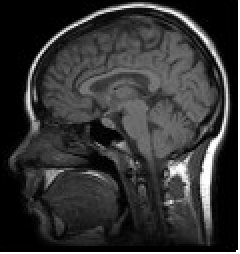
#> input picture lab1/imgs-P1/cabeza.pgm, 120 x 127 px (shown 2 times larger); its folder holds only this picture in this run
$ jupyter execute --allow-errors p1.ipynb
#> lines starting #> are read from the running program, lines starting #| are printed output that depends on the picture
### lab1/visualPercepUtils.py
import numpy as np
import math
import matplotlib.pyplot as plt

def computeRowsCols(N, m, n):
    print(N, m, n)
    if m is None:
        m = math.sqrt(N)
        if n is None:
            n = math.ceil(N / m)
        else:
            m = math.ceil(N / n)
    else:
        if n is None:
            n = math.ceil(N / m)
        else:
            m = math.ceil(N / n)
    m, n = max(1, m), max(1, n)
    m, n = math.ceil(m), math.ceil(n)
    #print(m, n)
    return m, n

# [12 lines left out: function showInFigs, not called in this run]

def showInGrid(imgs, figure_size=None, m=None, n=None, show=None, title="",subtitles=None):
    N = len(imgs)
    #plt.subplots_adjust(top=5) # añadido (10/10/19) para ejecutar una entrega de un estudiante
    m, n = computeRowsCols(N, m, n)
    #print(m,n)
    if figure_size is None:
        figure_size = (m, n)
    if show is not None:
        for i in range(len(imgs)):
            imgs[i] = imgs[i][min(show[0][1], show[1][1]):max(show[0][1], show[1][1]), min(show[0][0], show[1][0]):max(show[0][0], show[1][0])]
    fig = plt.figure(figsize=figure_size)
    plt.gray()
    for i in range(1, N + 1):
        ax=fig.add_subplot(m, n, i)
        if len(imgs[i - 1].shape) >= 2:
            plt.imshow(imgs[i - 1])
        else:
            plt.plot(imgs[i - 1])
        if subtitles is not None:
            ax.set_title(subtitles[i-1])

    fig.suptitle(title)
    #plt.savefig(title+".png")#,bbox_inches='tight')
    plt.show(block=True)

def histImg(im):
    return np.histogram(im.flatten(), 256)[0]

# [5 lines left out: function showPlusInfo, not called in this run]

def showImgsPlusHists(im, im2, title=""):
    hists = [histImg(im), histImg(im2)]
    #print(im2.shape, hists[0].shape)
    showInGrid([im, im2] + hists, title=title)
    # [11 lines of commented-out code are left out]


# [22 lines left out: functions pil2np, displayHoughPeaks, not called in this run]

def showImWithColorMap(im,cmap='spectral'):
    plt.imshow(im,cmap=cmap)

### lab1/p1.ipynb
[cell 1]
from PIL import Image
import numpy as np
import glob
import os
import visualPercepUtils as vpu
import matplotlib.pyplot as plt

[cell 2]
path_input = './imgs-P1/'
path_output = './imgs-out-P1/'
bAllFiles = True
bAllTests = False
bSaveResultImgs = True
nameTests = {'testHistEq': "Histogram equalization",
             'testBrightenImg': 'Brighten image',
             'testDarkenImg': 'Darken image'}
suffixFiles = {'testHistEq': '_heq',
               'testBrightenImg': '_br',
               'testDarkenImg': '_dk'}

if bAllFiles:
    files = glob.glob(path_input + "*.pgm")
else:
    files = [path_input + 'iglesia.pgm'] # iglesia,huesos

if bAllTests:
    tests = ['testHistEq', 'testBrightenImg', 'testDarkenImg']
else:
    tests = ['testBrightenImg']

[cell 3]
# [6 lines left out: function histeq, not called in this run]

def darkenImg(im,p=2):
    return (im ** float(p)) / (255 ** (p - 1)) # try without the float conversion and see what happens

def brightenImg(im,p=2):
    return np.power(255.0 ** (p - 1) * im, 1. / p)  # notice this NumPy function is different to the scalar math.pow(a,b)

def testDarkenImg(im):
    im2 = darkenImg(im,p=2) #  Is "p=2" different here than in the function definition? Can we remove "p=" here?
    return [im2]

def testBrightenImg(im):
    p=2
    im2=brightenImg(im,p)
    return [im2]

def testHistEq(im):
    im2, cdf = histeq(im)
    return [im2, cdf]

# Exercise 2

I decided only to replace two lines. My reasoning is that those two lines deal with the image transformation previously saving (Image.fromarray) and saving the image to disk with the final path. The other two are just valid for this specific implementation and are not a good idea to include if you want this implementation to be reusable in other code, as they deal with getting the path from the original filename.

[cell 4]
def saveImg(image, path):
    pil_im = Image.fromarray(image.astype(np.uint8))  # from array to Image
    pil_im.save(path)

[cell 5]
def doTests():
    print("Testing on", files)
    for imfile in files:
        im = np.array(Image.open(imfile).convert('L'))  # from Image to array
#> im is the input picture: shape (127, 120); min 0, max 255, mean 52.3
        for test in tests:
            out = eval(test)(im)
            im2 = out[0]
            vpu.showImgsPlusHists(im, im2, title=nameTests[test])
            if len(out) > 1:
                vpu.showPlusInfo(out[1],"cumulative histogram" if test=="testHistEq" else None)
            if bSaveResultImgs:
                dirname, basename = os.path.dirname(imfile), os.path.basename(imfile)
                fname, fext = os.path.splitext(basename)
                #print(dname,basename)
                saveImg(im2, path_output + '//' + fname + suffixFiles[test] + fext)
#> this loop made 1 pass
#| 4 None None
#> pass 1, in testBrightenImg, `im2=brightenImg(im,p)`:
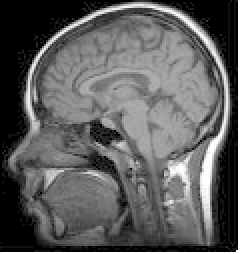
#> im2: shape (127, 120) float64 (shown 2 times larger); min 0, max 255, mean 94.8
#> pass 1, in showInGrid, `plt.show(block=True)`:
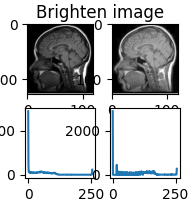
#> figure drawn by matplotlib, 4 panels; panel 3: curve peaks at x = 0, y = 2892; panel 4: curve peaks at x = 0, y = 2892

[cell 6]
doTests()

# Exercise 3

There is no need to modify the functions because of broadcasting.

#> (a cell that did not finish here is left out)

[cell 8]
def darkenImg(im,p=2):
    return ((im ** float(p)) / (255 ** (p - 1))).astype('uint8')

def brightenImg(im,p=2):
    return np.power(255.0 ** (p - 1) * im, 1. / p).astype('uint8')

#> (a cell that did not finish here is left out)

### Brighten the image

#> (a cell that did not finish here is left out)

### Darken the image

#> (a cell that did not finish here is left out)

# Exercise 4

This function creates a mask with a checker pattern and then applies the inversion to the pixels selected by such mask. The first implementation is the one I did by myself at first. The second and third are improvements after the teacher told me to try to use `np.meshgrid`. I found two different ways of doing the same thing. The first implementation is not what the exercise asks, instead of dividing the image in $m \times n$ cells it creates a checkerboard pattern with cells of size $ m \times n$.

[cell 12]
# [8 lines left out: function checkBoardImg, not called in this run]

[cell 13]
# [9 lines left out: function checkBoardImg2, not called in this run]

[cell 14]
# [9 lines left out: function checkBoardImg3, not called in this run]

#> (a cell that did not finish here is left out)

[cell 16]
import matplotlib.pyplot as plt
#> (the rest of this cell did not finish here and is left out)

# Exercise 5

#> (a cell that did not finish here is left out)

Split each image using `np.array_split` twice. Once for each dimension. Then calculate all the histograms and plot them.

[cell 18]
# [6 lines left out: function multiHist, not called in this run]

#> (a cell that did not finish here is left out)

#> (a cell that did not finish here is left out)

# Exercise 6

Had some trouble with this exercise. I interpreted it as a different kind of problem and instead of solving a simple two unknows equation system I divided the space between [l0, l1] so the function could take values in that range but without explicitly making the equation to take only values in that range.

[cell 21]
def expTransf(alpha, n, l0, l1, bInc=True):
    input = np.linspace(l0, l1, n)
    alpha = float(alpha)
    a = (l0 - l1) / (np.exp(-alpha * l0**2) - np.exp(-alpha * l1**2))
    b = l0 - a * np.exp(-alpha * l0**2)
    if bInc:
        return a * np.exp(-alpha * input**2) + b
    return (a * np.exp(-alpha * input**2) + b)[::-1]

Plots showing different ranges and alpha values

[cell 22]
fig = plt.figure(figsize=(17, 17))
for i in range(0,255, 51):
    for j in range(i+51, 256, 51):
        ax = fig.add_subplot(5, 5, i//51*5+j//51)
        for alpha in range(1, 10, 2):
            x =  np.linspace(i,j,j-i+1)
            y = expTransf(alpha/10000,j-i+1,i,j)
            plt.plot(x,y, label = f'alpha: {alpha/10000}')
            ax.set_title(f'[{i},{j}]')
            ax.legend(loc='lower right')
plt.show()
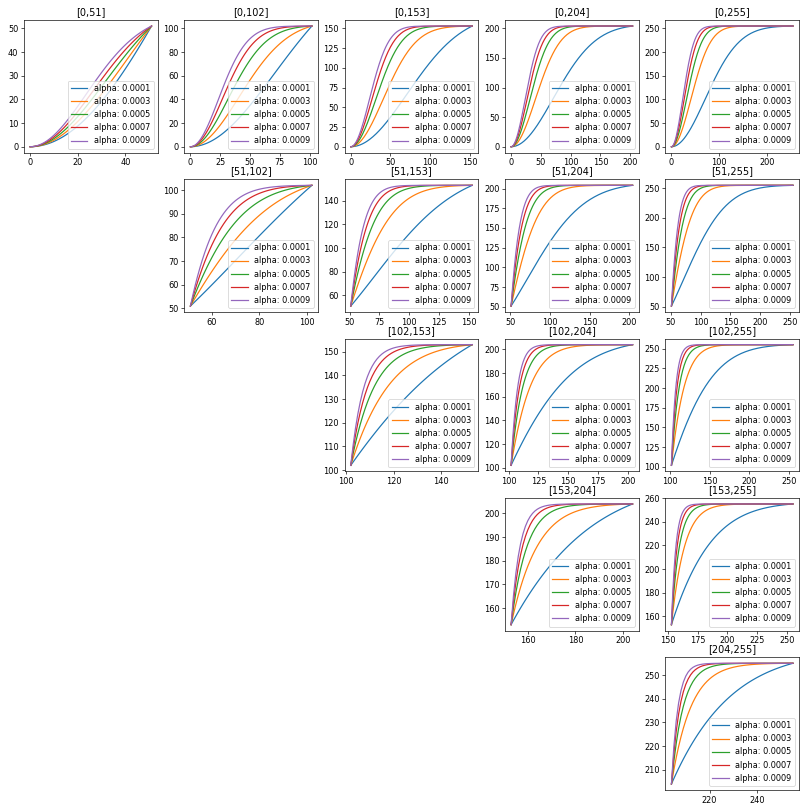
#> figure drawn by matplotlib, 15 panels; panel 1: curve peaks at x = 51, y = 51; panel 1: curve peaks at x = 51, y = 51; panel 1: curve peaks at x = 51, y = 51; panel 2: curve peaks at x = 102, y = 102

$ run again, on lab1/imgs-P1/huesos.pgm
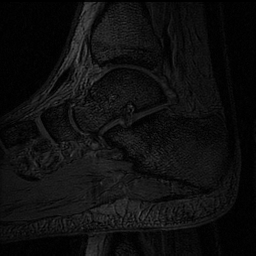
#> input picture lab1/imgs-P1/huesos.pgm, 256 x 256 px
#> in doTests, im is the input picture: shape (256, 256); min 0, max 93, mean 15
#> the loop in doTests, `for test in tests:` made 1 pass
#> (printed output is left out)
#> pass 1, in testBrightenImg, `im2=brightenImg(im,p)`:
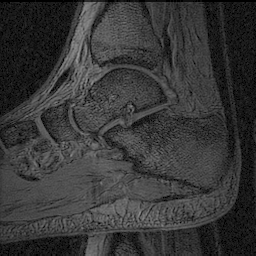
#> im2: shape (256, 256) float64; min 0, max 154, mean 55.8
#> pass 1, in showInGrid, `plt.show(block=True)`:
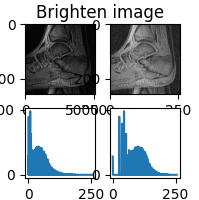
#> figure drawn by matplotlib, 4 panels; panel 3: curve peaks at x = 8, y = 4879; panel 4: curve peaks at x = 45, y = 4879

$ run again, on lab1/imgs-P1/girl.ppm
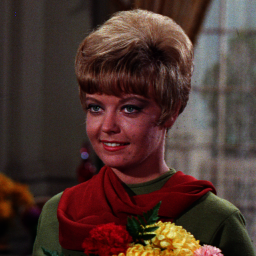
#> input picture lab1/imgs-P1/girl.ppm, 256 x 256 px
#> im is the input picture: shape (256, 256, 3); mean R, G, B 75.8, 52.6, 46.3
#> N = 4
#| 4 None None
#> in computeRowsCols, `m = math.sqrt(N)`: m = 2
#> figure_size = (2, 2)
#| 4 None None
#| 1 None None
#> in multiHist, `hists = []`: hists = []
#> the loop in multiHist, `for i in range(n):` made 2 passes
#> `hists = multiHist(im, 2, 3)`: hists = [[147902, 45460, 3246], [42878, 4960, 1314], [23628, 23724, 1800], [42504, 5970, 678], [31655, 15398, 2099]]
#> Out has the same summary as hists
#> `hists = multiHist(im, 2)`: hists = 5 items
#| 5 None None
#> transf = 256 values, max 255 at index 0, min 0 at index 249, mean 166
#> l0 = 0
#> l1 = 255
#> in transfImage, `im2[(im2>=l0) & (im2 <= l1)] = transf[im2[(im2>=l0) & (im2 <= l1)] - l0]`:
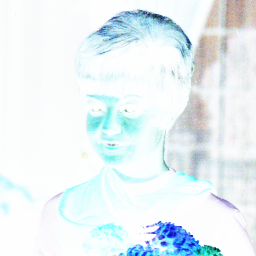
#> im2: shape (256, 256, 3); mean R, G, B 232.2, 242.1, 245.3
#> N = 4
#| 4 None None
#> in showInGrid (call 5), `m, n = computeRowsCols(N, m, n)`: m = 2
#> figure_size = (2, 2)
#> in showInGrid (call 5), `plt.show(block=True)`:
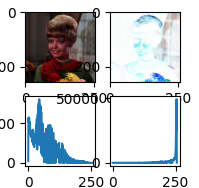
#> figure drawn by matplotlib, 4 panels; panel 3: curve peaks at x = 44, y = 4013; panel 4: curve peaks at x = 254, y = 49211
